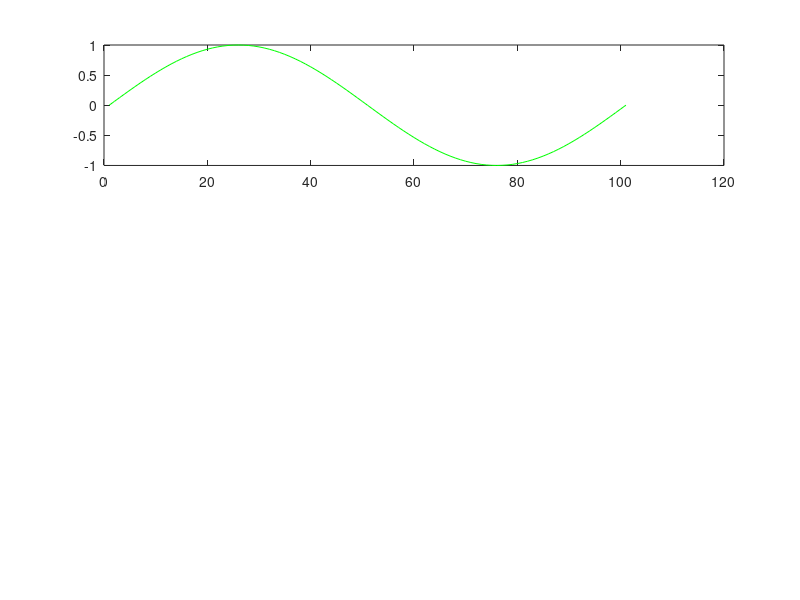

Write MATLAB code to recreate this figure. (Note: this script raises an error after producing the figure.)
clear all;

Fs = 100; %sampling frequency
Ts = 1/Fs; %sampling time
delta=2*pi*Ts; 
t=0:Ts:1; %signal duration
%filter parameters
b =1;
a =1;

InputSin=sin(2*pi*t); % generate sin input signal
subplot(3,1,1);
plot(InputSin,'green') %ploting original signal
hold on
mqSin = modulation(InputSin,delta); %construct modulate signal using modultion function
stairs(mqSin,'red')  %ploting the modulated signal using 'stairs' command

DemodSin=filter (b,a,mqSin); %reconstruct the original signal using simple low pass filter
hold on
plot(DemodSin,'blue') %ploting the demodulated signal
legend('Original Signal','Modulated Signal','Demodulated Signal')

SinError = (InputSin  - DemodSin).^2; %calculate the error between the original signal and the reconstructed signal  
subplot(3,1,2);
plot(SinError) %plotting the error 
legend('Error')

Output1 = opsignal(InputSin,delta); %output modulated signal 
subplot(3,1,3)
plot(Output1)

%DC voltage signal
figure
InputDC= ones(size(t));
subplot(3,1,1);
plot(InputDC,'green')
hold on
mqDC = modulation(InputDC,delta);
stairs(mqDC,'red')

DemodDC=filter (b,a,mqDC);
hold on
plot(DemodDC,'blue')
legend('Original Signal','Modulated Signal','Demodulated Signal')

DCError = (InputDC - DemodDC).^2;
subplot(3,1,2);
plot(DCError)
legend('Error')

Output2 = opsignal(InputDC,delta);
subplot(3,1,3)
plot(Output2)

%Square wave signal
figure
InputSquare= rectpuls(t);
subplot(3,1,1);
plot(InputSquare,'green')
hold on
mqRect = modulation(InputSquare,delta);
stairs(mqRect,'red')

DemodSquare=filter (b,a,mqRect);
hold on
plot(DemodSquare,'blue')
legend('Original Signal','Modulated Signal','Demodulated Signal')

SquareError = (InputSquare  - DemodSquare).^2;
subplot(3,1,2);
plot(SquareError)
legend('Error')

Output3 = opsignal(InputSquare,delta);
subplot(3,1,3)
plot(Output3)

%changing Ts - newTs = 0.1*oldTs
%the granular noise will be bigger in the modulated signal

NewTs = 0.1*1/Fs;
t1=0:NewTs:1;

figure
InputSin1=sin(2*pi*t1);
subplot(2,1,1);
plot(InputSin1,'green')
hold on
mqSin1 = modulation(InputSin1,delta);
stairs(mqSin1,'red')

DemodSin1=filter (b,a,mqSin1);
hold on
plot(DemodSin1,'blue')
legend('Original Signal','Modulated Signal','Demodulated Signal')

SinError1 = (InputSin1  - DemodSin1).^2;
subplot(2,1,2);
plot(SinError1)
legend('Error')

figure

InputDC1= ones(size(t1));
subplot(2,1,1);
plot(InputDC1,'green')
hold on
mqDC1 = modulation(InputDC1,delta);
stairs(mqDC1,'red')

DemodDC1=filter (b,a,mqDC1);
hold on
plot(DemodDC1,'blue')

legend('Original Signal','Modulated Signal','Demodulated Signal')

DCError1 = (InputDC1 - DemodDC1).^2;
subplot(2,1,2);
plot(DCError1)
legend('Error')

figure

InputSquare1= rectpuls(t1);
subplot(2,1,1);
plot(InputSquare1,'green')
hold on
mqRect1 = modulation(InputSquare1,delta);
stairs(mqRect1,'red')

DemodSquare1=filter (b,a,mqRect1);
hold on
plot(DemodSquare1,'blue')
legend('Original Signal','Modulated Signal','Demodulated Signal')

SquareError1 = (InputSquare1  - DemodSquare1).^2;
subplot(2,1,2);
plot(SquareError1)
legend('Error')

%changing delta - newDelta = 0.1* oldDelta
%the granular noise will be bigger also as the delta depend on Ts

delta1=0.1*delta;
InputSin2=sin(2*pi*t);
figure
subplot(2,1,1);
plot(InputSin2,'green')
hold on
mqSin2 = modulation(InputSin2,delta1);
stairs(mqSin2,'red')

DemodSin2=filter (b,a,mqSin2);
hold on
plot(DemodSin2,'blue')
legend('Original Signal','Modulated Signal','Demodulated Signal')

SinError2 = (InputSin2  - DemodSin2).^2;
subplot(2,1,2);
plot(SinError2)
legend('Error')

figure

InputDC2= ones(size(t));
subplot(2,1,1);
plot(InputDC2,'green')
hold on
mqDC2 = modulation(InputDC2,delta1);
stairs(mqDC2,'red')

DemodDC2=filter (b,a,mqDC2);
hold on
plot(DemodDC2,'blue')

legend('Original Signal','Modulated Signal','Demodulated Signal')

DCError2 = (InputDC2 - DemodDC2).^2;
subplot(2,1,2);
plot(DCError2)
legend('Error')
figure

InputSquare2= rectpuls(t);
subplot(2,1,1);
plot(InputSquare2,'green')
hold on
mqRect2 = modulation(InputSquare2,delta1);
stairs(mqRect2,'red')

DemodSquare2=filter (b,a,mqRect2);
hold on
plot(DemodSquare2,'blue')
legend('Original Signal','Modulated Signal','Demodulated Signal')

SquareError2 = (InputSquare2  - DemodSquare2).^2;
subplot(2,1,2);
plot(SquareError2)
legend('Error')
